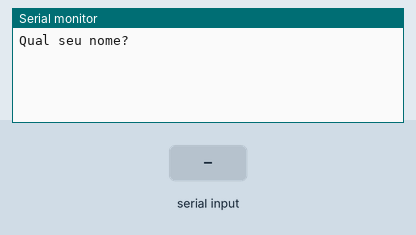
A sketch run on a simulated Arduino Uno, built with avr-gcc and run on an emulated ATmega328P. On the bench: the last lines printed to the serial monitor. The test bench sets the inputs (shaded band).

Above: at 1.2 s.
1.3 s: "1" received over Serial
At 3.5 s:
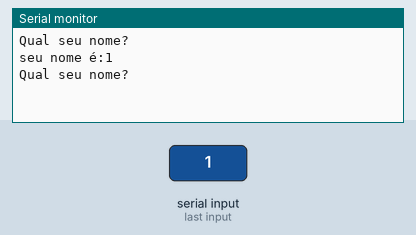
3.8 s: "0" received over Serial
At 5.2 s:
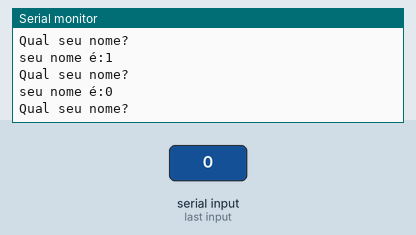
5.3 s: "2" received over Serial
At 7.8 s:
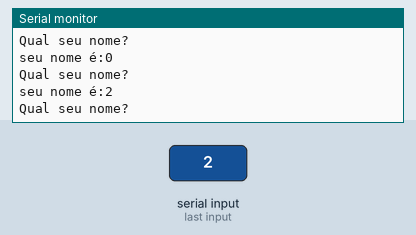

The sketch:

Qual_seu_nome.ino
```cpp
void setup() {
  Serial.begin(9600);
}
void loop() {
Serial.println("Qual seu nome?");
while (Serial.available() == 0) {}
String teststr = Serial.readString();
teststr.trim();

Serial.print("seu nome é:");
Serial.println(teststr) ;
}
```

Measured:
- after the input at 1.3 s, the serial monitor: prints a new line after 1.0 s (image 1)
- after the input at 3.8 s, the serial monitor: prints a new line after 1.0 s (image 2)
- after the input at 5.3 s, the serial monitor: prints a new line after 1.0 s (image 3)
